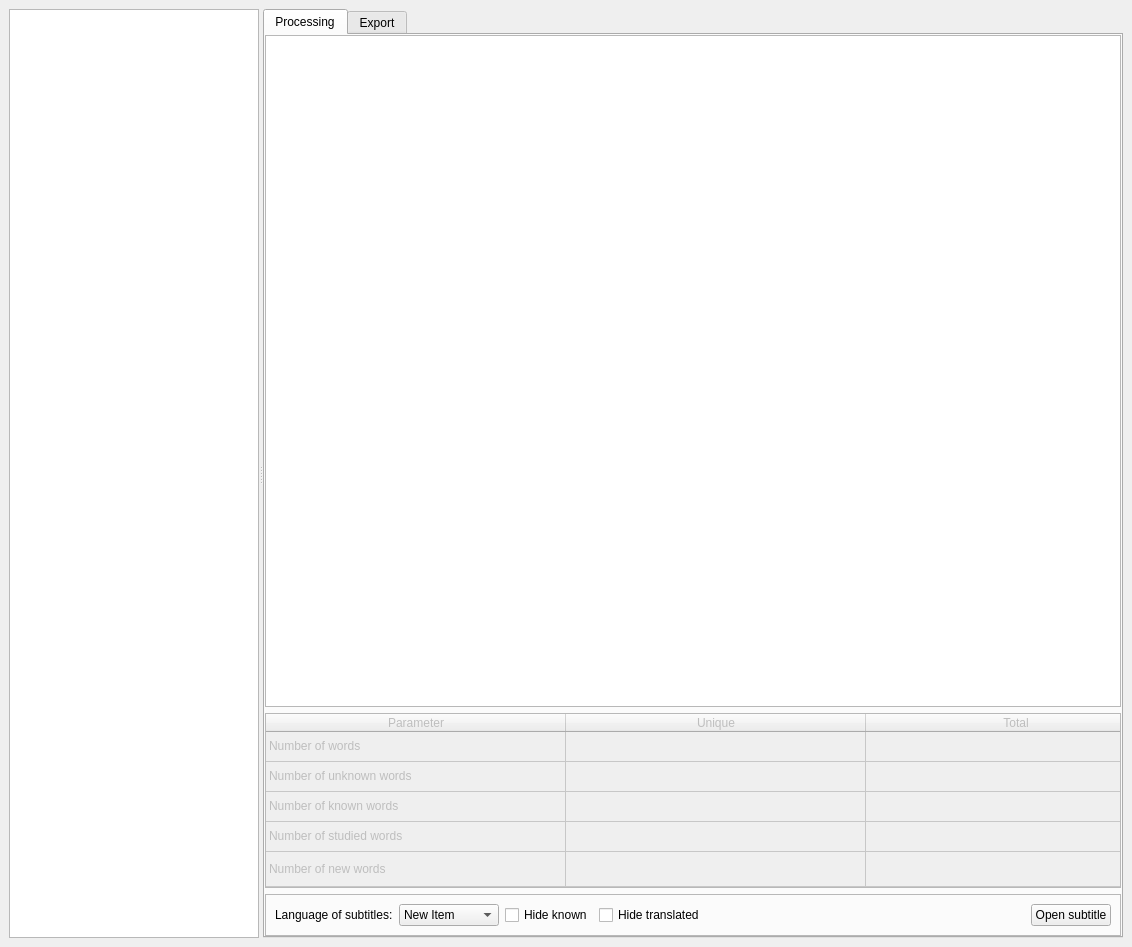
<?xml version="1.0" encoding="UTF-8"?>
<ui version="4.0">
 <class>MainWindow</class>
 <widget class="QMainWindow" name="MainWindow">
  <property name="enabled">
   <bool>true</bool>
  </property>
  <property name="geometry">
   <rect>
    <x>0</x>
    <y>0</y>
    <width>1132</width>
    <height>947</height>
   </rect>
  </property>
  <property name="sizePolicy">
   <sizepolicy hsizetype="Fixed" vsizetype="Fixed">
    <horstretch>0</horstretch>
    <verstretch>0</verstretch>
   </sizepolicy>
  </property>
  <property name="minimumSize">
   <size>
    <width>800</width>
    <height>600</height>
   </size>
  </property>
  <property name="windowTitle">
   <string>PyLinguaSubtitle</string>
  </property>
  <widget class="QWidget" name="centralwidget">
   <property name="sizePolicy">
    <sizepolicy hsizetype="Expanding" vsizetype="Expanding">
     <horstretch>0</horstretch>
     <verstretch>0</verstretch>
    </sizepolicy>
   </property>
   <layout class="QHBoxLayout" name="horizontalLayout">
    <item>
     <widget class="QSplitter" name="splitter">
      <property name="enabled">
       <bool>true</bool>
      </property>
      <property name="orientation">
       <enum>Qt::Horizontal</enum>
      </property>
      <widget class="QTextBrowser" name="textBrowser">
       <property name="sizePolicy">
        <sizepolicy hsizetype="Fixed" vsizetype="Expanding">
         <horstretch>0</horstretch>
         <verstretch>0</verstretch>
        </sizepolicy>
       </property>
       <property name="minimumSize">
        <size>
         <width>250</width>
         <height>0</height>
        </size>
       </property>
       <property name="maximumSize">
        <size>
         <width>250</width>
         <height>16777215</height>
        </size>
       </property>
       <property name="baseSize">
        <size>
         <width>250</width>
         <height>0</height>
        </size>
       </property>
      </widget>
      <widget class="QTabWidget" name="tabWidget">
       <property name="sizePolicy">
        <sizepolicy hsizetype="Expanding" vsizetype="Expanding">
         <horstretch>0</horstretch>
         <verstretch>0</verstretch>
        </sizepolicy>
       </property>
       <property name="minimumSize">
        <size>
         <width>611</width>
         <height>551</height>
        </size>
       </property>
       <property name="currentIndex">
        <number>0</number>
       </property>
       <widget class="QWidget" name="Processing">
        <attribute name="title">
         <string>Processing</string>
        </attribute>
        <layout class="QVBoxLayout" name="verticalLayout" stretch="0,0,0">
         <property name="sizeConstraint">
          <enum>QLayout::SetDefaultConstraint</enum>
         </property>
         <property name="leftMargin">
          <number>0</number>
         </property>
         <property name="topMargin">
          <number>0</number>
         </property>
         <property name="rightMargin">
          <number>0</number>
         </property>
         <property name="bottomMargin">
          <number>0</number>
         </property>
         <item>
          <widget class="QTableView" name="TranslationTable">
           <property name="enabled">
            <bool>true</bool>
           </property>
           <property name="sizePolicy">
            <sizepolicy hsizetype="Expanding" vsizetype="Expanding">
             <horstretch>100</horstretch>
             <verstretch>100</verstretch>
            </sizepolicy>
           </property>
           <property name="minimumSize">
            <size>
             <width>100</width>
             <height>100</height>
            </size>
           </property>
           <property name="horizontalScrollBarPolicy">
            <enum>Qt::ScrollBarAlwaysOff</enum>
           </property>
           <property name="sortingEnabled">
            <bool>true</bool>
           </property>
           <attribute name="horizontalHeaderStretchLastSection">
            <bool>false</bool>
           </attribute>
           <attribute name="verticalHeaderVisible">
            <bool>false</bool>
           </attribute>
          </widget>
         </item>
         <item>
          <widget class="QTableWidget" name="infoTable">
           <property name="enabled">
            <bool>false</bool>
           </property>
           <property name="sizePolicy">
            <sizepolicy hsizetype="Expanding" vsizetype="Expanding">
             <horstretch>0</horstretch>
             <verstretch>100</verstretch>
            </sizepolicy>
           </property>
           <property name="minimumSize">
            <size>
             <width>0</width>
             <height>175</height>
            </size>
           </property>
           <property name="maximumSize">
            <size>
             <width>16777215</width>
             <height>175</height>
            </size>
           </property>
           <property name="verticalScrollBarPolicy">
            <enum>Qt::ScrollBarAlwaysOff</enum>
           </property>
           <property name="horizontalScrollBarPolicy">
            <enum>Qt::ScrollBarAlwaysOff</enum>
           </property>
           <attribute name="horizontalHeaderVisible">
            <bool>true</bool>
           </attribute>
           <attribute name="horizontalHeaderDefaultSectionSize">
            <number>300</number>
           </attribute>
           <attribute name="horizontalHeaderStretchLastSection">
            <bool>true</bool>
           </attribute>
           <attribute name="verticalHeaderVisible">
            <bool>false</bool>
           </attribute>
           <attribute name="verticalHeaderStretchLastSection">
            <bool>true</bool>
           </attribute>
           <row>
            <property name="text">
             <string>Number of words</string>
            </property>
           </row>
           <row>
            <property name="text">
             <string>Number of unknown words</string>
            </property>
           </row>
           <row>
            <property name="text">
             <string>Number of known words</string>
            </property>
           </row>
           <row>
            <property name="text">
             <string>Number of studied words</string>
            </property>
           </row>
           <row>
            <property name="text">
             <string>Number of new words</string>
            </property>
           </row>
           <column>
            <property name="text">
             <string>Parameter</string>
            </property>
           </column>
           <column>
            <property name="text">
             <string>Unique</string>
            </property>
           </column>
           <column>
            <property name="text">
             <string>Total</string>
            </property>
           </column>
           <item row="0" column="0">
            <property name="text">
             <string>Number of words</string>
            </property>
           </item>
           <item row="1" column="0">
            <property name="text">
             <string>Number of unknown words</string>
            </property>
           </item>
           <item row="2" column="0">
            <property name="text">
             <string>Number of known words</string>
            </property>
           </item>
           <item row="3" column="0">
            <property name="text">
             <string>Number of studied words</string>
            </property>
           </item>
           <item row="4" column="0">
            <property name="text">
             <string>Number of new words</string>
            </property>
           </item>
          </widget>
         </item>
         <item>
          <widget class="QFrame" name="ButtonsRow">
           <property name="enabled">
            <bool>true</bool>
           </property>
           <property name="minimumSize">
            <size>
             <width>0</width>
             <height>40</height>
            </size>
           </property>
           <property name="frameShape">
            <enum>QFrame::StyledPanel</enum>
           </property>
           <property name="frameShadow">
            <enum>QFrame::Raised</enum>
           </property>
           <layout class="QHBoxLayout" name="horizontalLayout_2">
            <item>
             <widget class="QLabel" name="LanguageOfSubtitles">
              <property name="text">
               <string>Language of subtitles:</string>
              </property>
             </widget>
            </item>
            <item>
             <widget class="QComboBox" name="comboBox">
              <property name="minimumSize">
               <size>
                <width>100</width>
                <height>0</height>
               </size>
              </property>
              <item>
               <property name="text">
                <string>New Item</string>
               </property>
              </item>
              <item>
               <property name="text">
                <string>New Item</string>
               </property>
              </item>
              <item>
               <property name="text">
                <string>New Item</string>
               </property>
              </item>
              <item>
               <property name="text">
                <string>New Item</string>
               </property>
              </item>
             </widget>
            </item>
            <item>
             <widget class="QCheckBox" name="HideKnown_Chekbox">
              <property name="text">
               <string>Hide known</string>
              </property>
             </widget>
            </item>
            <item>
             <widget class="QCheckBox" name="HideTranslated_Chekbox">
              <property name="text">
               <string>Hide translated</string>
              </property>
             </widget>
            </item>
            <item>
             <spacer name="horizontalSpacer">
              <property name="orientation">
               <enum>Qt::Horizontal</enum>
              </property>
              <property name="sizeType">
               <enum>QSizePolicy::MinimumExpanding</enum>
              </property>
              <property name="sizeHint" stdset="0">
               <size>
                <width>10</width>
                <height>10</height>
               </size>
              </property>
             </spacer>
            </item>
            <item>
             <widget class="QPushButton" name="open_subtitle_btn">
              <property name="text">
               <string>Open subtitle</string>
              </property>
             </widget>
            </item>
           </layout>
          </widget>
         </item>
        </layout>
       </widget>
       <widget class="QWidget" name="Export">
        <attribute name="title">
         <string>Export</string>
        </attribute>
        <layout class="QVBoxLayout" name="verticalLayout_4">
         <item>
          <widget class="QGroupBox" name="groupBox_2">
           <property name="sizePolicy">
            <sizepolicy hsizetype="Expanding" vsizetype="Preferred">
             <horstretch>0</horstretch>
             <verstretch>0</verstretch>
            </sizepolicy>
           </property>
           <property name="font">
            <font>
             <weight>50</weight>
             <bold>false</bold>
            </font>
           </property>
           <property name="title">
            <string>Export subtitle</string>
           </property>
           <layout class="QHBoxLayout" name="horizontalLayout_3">
            <item>
             <widget class="QLabel" name="label">
              <property name="sizePolicy">
               <sizepolicy hsizetype="Fixed" vsizetype="Fixed">
                <horstretch>0</horstretch>
                <verstretch>0</verstretch>
               </sizepolicy>
              </property>
              <property name="minimumSize">
               <size>
                <width>260</width>
                <height>32</height>
               </size>
              </property>
              <property name="text">
               <string>Set a monospaced font (Consolas, courier New etc.) for SubRip (srt) subtitles in your media player</string>
              </property>
              <property name="wordWrap">
               <bool>true</bool>
              </property>
             </widget>
            </item>
            <item>
             <spacer name="horizontalSpacer_3">
              <property name="orientation">
               <enum>Qt::Horizontal</enum>
              </property>
              <property name="sizeHint" stdset="0">
               <size>
                <width>40</width>
                <height>20</height>
               </size>
              </property>
             </spacer>
            </item>
            <item>
             <layout class="QVBoxLayout" name="verticalLayout_2">
              <item>
               <widget class="QPushButton" name="pushButton_2">
                <property name="text">
                 <string>Settings</string>
                </property>
               </widget>
              </item>
              <item>
               <widget class="QPushButton" name="pushButton_3">
                <property name="text">
                 <string>Export subtitle</string>
                </property>
               </widget>
              </item>
             </layout>
            </item>
           </layout>
          </widget>
         </item>
         <item>
          <widget class="QGroupBox" name="groupBox">
           <property name="title">
            <string>Export from database</string>
           </property>
           <layout class="QHBoxLayout" name="horizontalLayout_4">
            <item>
             <spacer name="horizontalSpacer_2">
              <property name="orientation">
               <enum>Qt::Horizontal</enum>
              </property>
              <property name="sizeHint" stdset="0">
               <size>
                <width>481</width>
                <height>20</height>
               </size>
              </property>
             </spacer>
            </item>
            <item>
             <layout class="QVBoxLayout" name="verticalLayout_3">
              <item>
               <widget class="QPushButton" name="pushButton_4">
                <property name="text">
                 <string>Settings</string>
                </property>
               </widget>
              </item>
              <item>
               <widget class="QPushButton" name="pushButton_5">
                <property name="text">
                 <string>Export</string>
                </property>
               </widget>
              </item>
             </layout>
            </item>
           </layout>
          </widget>
         </item>
         <item>
          <spacer name="verticalSpacer_2">
           <property name="orientation">
            <enum>Qt::Vertical</enum>
           </property>
           <property name="sizeHint" stdset="0">
            <size>
             <width>20</width>
             <height>349</height>
            </size>
           </property>
          </spacer>
         </item>
        </layout>
       </widget>
      </widget>
     </widget>
    </item>
   </layout>
  </widget>
 </widget>
 <resources/>
 <connections/>
</ui>
